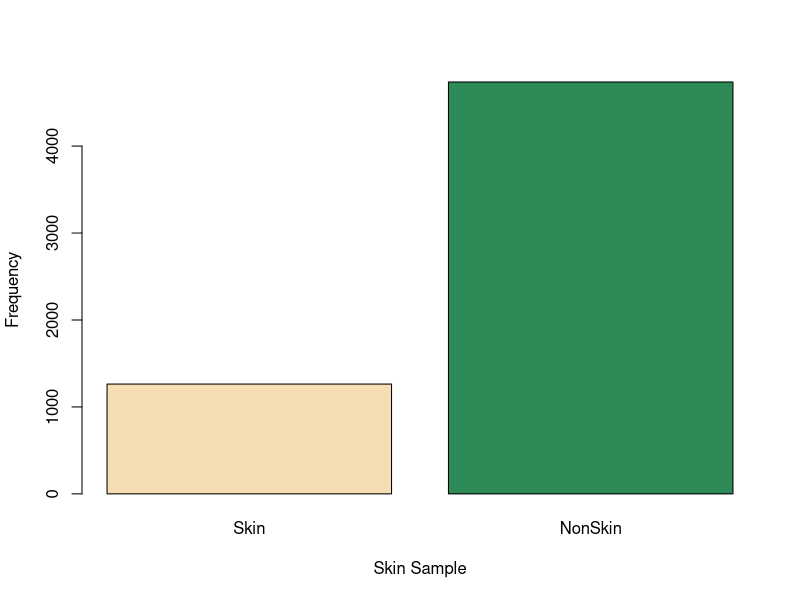
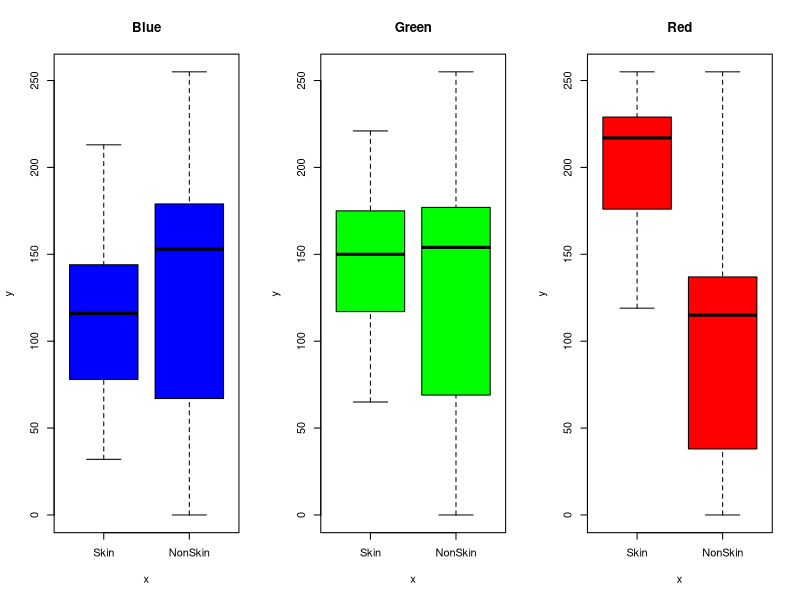

Write R code to recreate these figures, in order.
## ---- chunk 1
df_origin <- read.csv("data/Skin Segmentation.csv", header=TRUE)
str(df_origin)
dim(df_origin)
## ---- chunk 2
set.seed(1234)
df <- df_origin[sample(1:nrow(df_origin), 10000, replace = FALSE),]
str(df)
dim(df)
## ---- chunk 3
df$Skin <- factor(df$Skin)
levels(df$Skin) <- c("Skin", "NonSkin")
str(df)
## ---- chunk 4
set.seed(1234)
groups <- c(train=.6, test=.2, validate=.2)
i <- sample(cut(1:nrow(df),
nrow(df)*cumsum(c(0,groups)), labels=names(groups)))
train <- df[i=="train",]
test <- df[i=="test",]
vald <- df[i=="validate",]
## ---- chunk 5
head(train, n=10)
## ---- chunk 6
summary(train)
## ---- chunk 7
levels(train$Skin)
contrasts(train$Skin)
## ---- chunk 8
aggregate(.~train$Skin, train, mean)
## ---- chunk 9
table(train$Skin)
## ---- chunk 10
counts <- table(train$Skin)
barplot(counts, xlab="Skin Sample", ylab="Frequency", col=c("wheat", "seagreen"))

## ---- chunk 11
par(mfrow=c(1,3))
plot(train$Skin, train$B, data = train, main = "Blue", col="blue")
plot(train$Skin, train$G, data = train, main = "Green", col="green")
plot(train$Skin, train$R, data = train, main = "Red", col="red")
## ---- chunk 12
library(e1071)
svm1 <- svm(Skin~., data=train, kernel="linear", cost=10, scale=TRUE)
summary(svm1)
## ---- chunk 13
pred1 <- predict(svm1, newdata = test)
table(pred1, test$Skin)
acc_ln <- mean(pred1==test$Skin)

print(paste('Accuracy:', acc_ln))
## ---- chunk 14
set.seed(1234)
tune_svm1 <- tune(svm, Skin~., data=vald, kernel="linear", ranges=list(cost=c(0.001, 0.01, 0.1, 1, 5, 10, 100)))
summary(tune_svm1)
## ---- chunk 15
pred1_tune <- predict(tune_svm1$best.model, newdata = test)
table(pred1_tune, test$Skin)
acc_ln_tune <- mean(pred1_tune==test$Skin)

print(paste('Accuracy:', acc_ln_tune))
## ---- chunk 16
svm2 <- svm(Skin~., data=train, kernel="polynomial", cost=10, scale=TRUE)
summary(svm2)
## ---- chunk 17
pred2 <- predict(svm2, newdata = test)
table(pred2, test$Skin)
acc_poly <- mean(pred2==test$Skin)

print(paste('Accuracy:', acc_poly))
## ---- chunk 18
set.seed(1234)
tune_svm2 <- tune(svm, Skin~., data=vald, kernel="polynomial", ranges=list(cost=c(0.001, 0.01, 0.1, 1, 5, 10, 100)))
summary(tune_svm2)
## ---- chunk 19
pred2_tune <- predict(tune_svm2$best.model, newdata = test)
table(pred2_tune, test$Skin)
acc_poly_tune <- mean(pred2_tune==test$Skin)

print(paste('Accuracy:', acc_poly_tune))
## ---- chunk 20
svm3 <- svm(Skin~., data=train, kernel="radial", cost=10, gamma=1, scale=TRUE)
summary(svm3)
## ---- chunk 21
pred3 <- predict(svm3, newdata = test)
table(pred3, test$Skin)
acc_rad <- mean(pred3==test$Skin)

print(paste('Accuracy:', acc_rad))
## ---- chunk 22
set.seed(1234)
tune_svm3 <- tune(svm, Skin~., data=vald, kernel="radial", ranges=list(cost=c(0.001, 0.01, 0.1, 1, 5, 10, 100),
                                                                       gamma=c(0.5,1,2,3,4)))
summary(tune_svm3)
## ---- chunk 23
pred3_tune <- predict(tune_svm3$best.model, newdata = test)
table(pred3_tune, test$Skin)
acc_rad_tune <- mean(pred3_tune==test$Skin)

print(paste('Accuracy:', acc_rad_tune))
